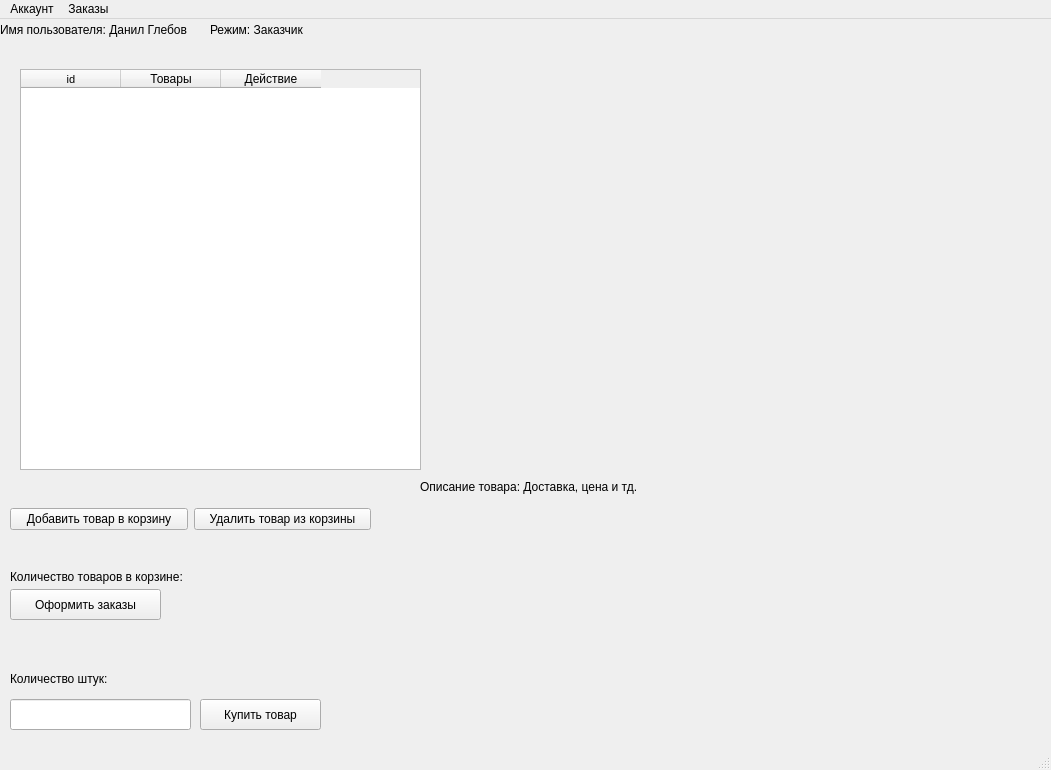
<?xml version="1.0" encoding="UTF-8"?>
<ui version="4.0">
 <class>MainWindow</class>
 <widget class="QMainWindow" name="MainWindow">
  <property name="geometry">
   <rect>
    <x>0</x>
    <y>0</y>
    <width>1051</width>
    <height>770</height>
   </rect>
  </property>
  <property name="windowTitle">
   <string>MainWindow</string>
  </property>
  <widget class="QWidget" name="centralwidget">
   <widget class="QPushButton" name="go_to_basket">
    <property name="geometry">
     <rect>
      <x>10</x>
      <y>570</y>
      <width>151</width>
      <height>31</height>
     </rect>
    </property>
    <property name="text">
     <string>Оформить заказы</string>
    </property>
   </widget>
   <widget class="QLabel" name="label_4">
    <property name="geometry">
     <rect>
      <x>210</x>
      <y>0</y>
      <width>191</width>
      <height>21</height>
     </rect>
    </property>
    <property name="text">
     <string>Режим: Заказчик</string>
    </property>
   </widget>
   <widget class="QLabel" name="picture">
    <property name="enabled">
     <bool>true</bool>
    </property>
    <property name="geometry">
     <rect>
      <x>450</x>
      <y>60</y>
      <width>511</width>
      <height>371</height>
     </rect>
    </property>
    <property name="text">
     <string/>
    </property>
    <property name="textFormat">
     <enum>Qt::AutoText</enum>
    </property>
    <property name="pixmap">
     <pixmap>../Goods/кипич.jpg</pixmap>
    </property>
    <property name="scaledContents">
     <bool>false</bool>
    </property>
   </widget>
   <widget class="QPushButton" name="buy_product">
    <property name="geometry">
     <rect>
      <x>200</x>
      <y>680</y>
      <width>121</width>
      <height>31</height>
     </rect>
    </property>
    <property name="text">
     <string>Купить товар</string>
    </property>
   </widget>
   <widget class="QTableWidget" name="tableWidget">
    <property name="geometry">
     <rect>
      <x>20</x>
      <y>50</y>
      <width>401</width>
      <height>401</height>
     </rect>
    </property>
    <column>
     <property name="text">
      <string>id</string>
     </property>
     <property name="font">
      <font>
       <pointsize>8</pointsize>
      </font>
     </property>
    </column>
    <column>
     <property name="text">
      <string>Товары</string>
     </property>
    </column>
    <column>
     <property name="text">
      <string>Действие</string>
     </property>
    </column>
   </widget>
   <widget class="QLabel" name="label_5">
    <property name="geometry">
     <rect>
      <x>10</x>
      <y>550</y>
      <width>201</width>
      <height>16</height>
     </rect>
    </property>
    <property name="text">
     <string>Количество товаров в корзине:</string>
    </property>
   </widget>
   <widget class="QLabel" name="label_2">
    <property name="geometry">
     <rect>
      <x>420</x>
      <y>460</y>
      <width>329</width>
      <height>16</height>
     </rect>
    </property>
    <property name="text">
     <string>Описание товара: Доставка, цена и тд.</string>
    </property>
   </widget>
   <widget class="QLabel" name="label_3">
    <property name="geometry">
     <rect>
      <x>0</x>
      <y>0</y>
      <width>211</width>
      <height>21</height>
     </rect>
    </property>
    <property name="text">
     <string>Имя пользователя: Данил Глебов</string>
    </property>
   </widget>
   <widget class="QLabel" name="label">
    <property name="geometry">
     <rect>
      <x>10</x>
      <y>650</y>
      <width>171</width>
      <height>21</height>
     </rect>
    </property>
    <property name="text">
     <string>&lt;html&gt;&lt;head/&gt;&lt;body&gt;&lt;p&gt;Количество штук:&lt;/p&gt;&lt;/body&gt;&lt;/html&gt;</string>
    </property>
    <property name="textFormat">
     <enum>Qt::AutoText</enum>
    </property>
    <property name="scaledContents">
     <bool>false</bool>
    </property>
   </widget>
   <widget class="QLineEdit" name="count_buy">
    <property name="geometry">
     <rect>
      <x>10</x>
      <y>680</y>
      <width>181</width>
      <height>31</height>
     </rect>
    </property>
   </widget>
   <widget class="QWidget" name="">
    <property name="geometry">
     <rect>
      <x>10</x>
      <y>480</y>
      <width>361</width>
      <height>41</height>
     </rect>
    </property>
    <layout class="QHBoxLayout" name="horizontalLayout">
     <item>
      <widget class="QPushButton" name="add_to_basket">
       <property name="text">
        <string>Добавить товар в корзину</string>
       </property>
      </widget>
     </item>
     <item>
      <widget class="QPushButton" name="pushButton">
       <property name="text">
        <string>Удалить товар из корзины</string>
       </property>
      </widget>
     </item>
    </layout>
   </widget>
  </widget>
  <widget class="QMenuBar" name="menubar">
   <property name="geometry">
    <rect>
     <x>0</x>
     <y>0</y>
     <width>1051</width>
     <height>26</height>
    </rect>
   </property>
   <widget class="QMenu" name="menu_2">
    <property name="title">
     <string>Заказы</string>
    </property>
    <addaction name="add_goods"/>
    <addaction name="delete_products"/>
    <addaction name="process_products_2"/>
   </widget>
   <widget class="QMenu" name="menu">
    <property name="title">
     <string>Аккаунт</string>
    </property>
   </widget>
   <addaction name="menu"/>
   <addaction name="menu_2"/>
  </widget>
  <widget class="QStatusBar" name="statusbar"/>
  <action name="add_goods">
   <property name="text">
    <string>Добавить товары</string>
   </property>
  </action>
  <action name="delete_products">
   <property name="text">
    <string>Удалить товары</string>
   </property>
  </action>
  <action name="action">
   <property name="text">
    <string>Открыть</string>
   </property>
  </action>
  <action name="process_products_2">
   <property name="text">
    <string>Обработать заказы</string>
   </property>
  </action>
 </widget>
 <resources/>
 <connections/>
</ui>
